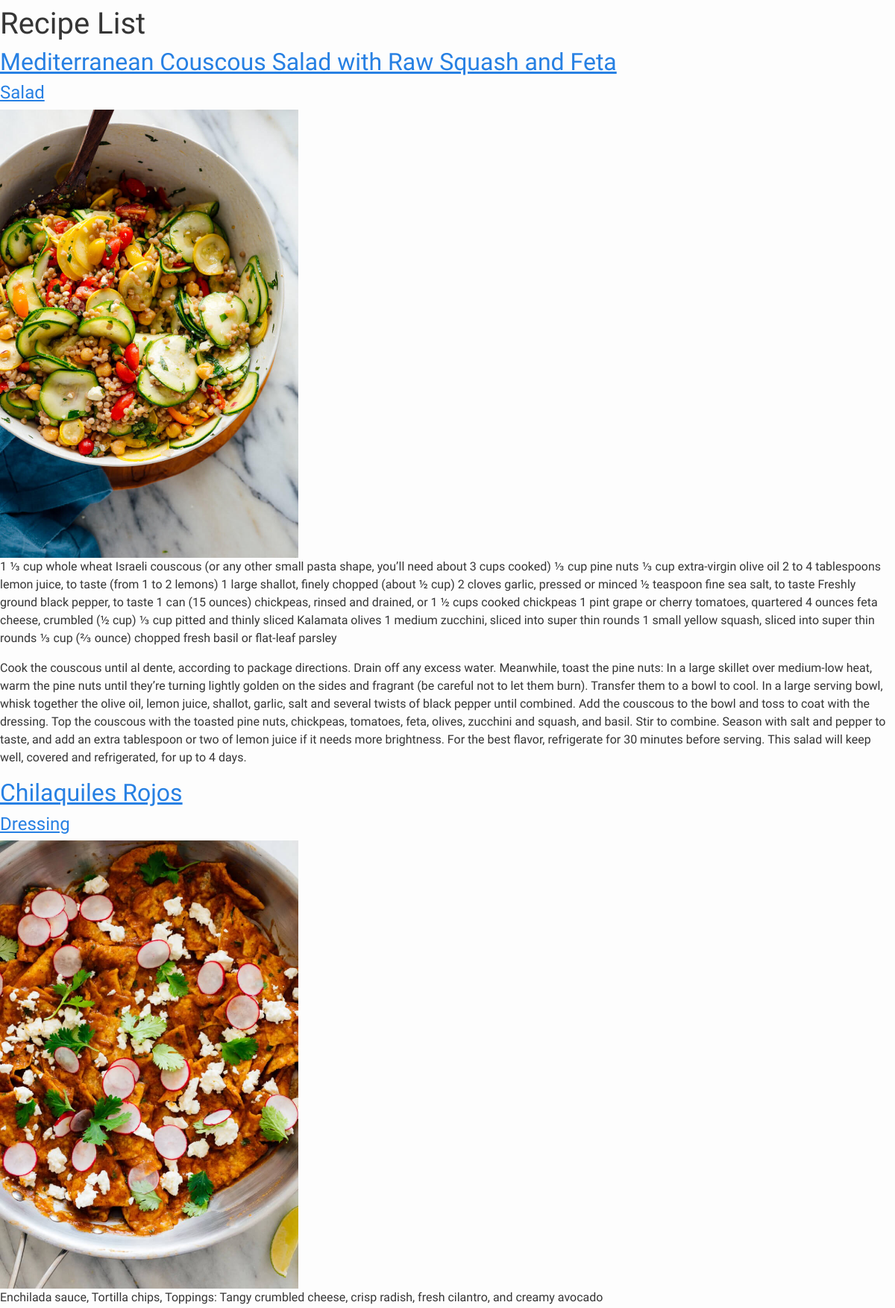
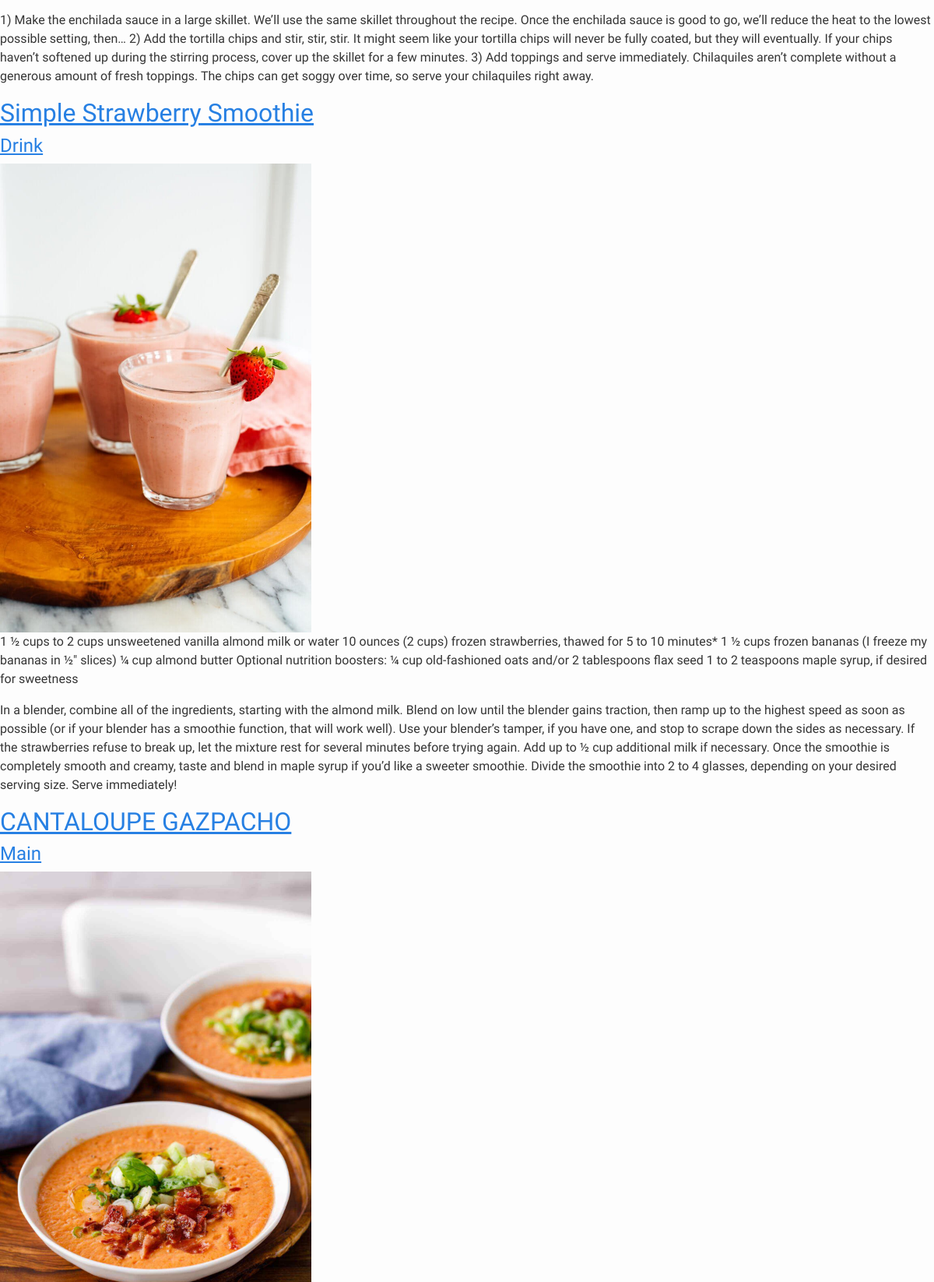
The app's page /recipes/ (upper part) with its own data (2 pictures, top to bottom).
### recipes/models.py (models this page shows, shortened)
class Recipe(models.Model):
  CATEGORY_CHOICES = [
    ('SD', 'Salad'),
    ('DG', 'Dressing'),
    ('MN', 'Main'),
    ('SP', 'Soup'),
    ('DT', 'Dessert'),
    ('DK', 'Drink'),
  ]
  category = models.CharField(max_length=2, choices=CATEGORY_CHOICES, default='DT')
  title = models.CharField('Title', max_length=200)
  ingredients = models.TextField(max_length=1600)
  directions = models.TextField(max_length=2400)
  img = models.ImageField(upload_to ='static/uploads', null=True, blank=True)
  created = models.DateTimeField(auto_now_add=True)
  def getCategory(self):
    return f'{dict(self.CATEGORY_CHOICES)[self.category]}'

### recipes/views.py (the view)
# urls.py: path('recipes/', RecipeList.as_view()),
class RecipeList(ListView):
  model = Recipe
  template = 'recipes.html'
  context_object_name = 'recipes_list'
  queryset = Recipe.objects.order_by('-created')

### recipes/templates/recipes/recipe_list.html
{%  extends 'recipes/base.html' %}
{% load static %}
{% block content %}
<h1>
  Recipe List
</h1>
{% for recipe in recipes_list%}
<h2>
  <a href="{{recipe.id}}">
    {{recipe.title}}
  </a>
</h2>
<h4>
  <a href="{{recipe.getCategory|lower}}">{{recipe.getCategory}}</a>
</h4>
<img src="/{{recipe.img}}" alt="{{recipe.img}}">
<p>
  {{recipe.ingredients}}
</p>
<p>
  {{recipe.directions}}
</p>
{% endfor %} }
{% endblock content %}

### recipes/templates/recipes/base.html (shortened to what this page needs)
{% load i18n %}
{% load static %}
<!DOCTYPE html>
<html lang="en">
<head>
  <link rel="stylesheet" href="https://cdnjs.cloudflare.com/ajax/libs/bootswatch/5.1.0/cosmo/bootstrap.min.css">
  <link rel="stylesheet" href="https://cdnjs.cloudflare.com/ajax/libs/font-awesome/5.15.4/css/all.min.css">
  <link href="{% static 'css/style.css' %}" rel="stylesheet" />
</head>
<body>
  <header class="site-header sticky-top py-1">
  </header>
  <main>
    {% block content %}
    {% endblock content %}
  </main>
</body>
</html>

### recipes/templates/static/css/style.css (style rules this page uses)
body { background: #fdfdfd; color: #353535; }
img { width: 25rem; }

### records on screen
Recipe: title "Mediterranean Couscous Salad with Raw Squash and Feta", getCategory "Salad", img (picture), ingredients "1 ⅓ cup whole wheat Israeli couscous (or any other small pasta shape, you’ll need about 3 cups cooked) ⅓ cup pine nuts ⅓ cup extra-virgin olive oil 2 to 4 tablespoons lemon juice, to taste (from 1 to 2 lemons) 1 large shallot, finely chopped (about ½ cup) 2 cloves garlic, pressed or minced ½ teaspoon fine sea salt, to taste Freshly ground black pepper, to taste 1 can (15 ounces) chickpeas, rinsed and drained, or 1 ½ cups cooked chickpeas 1 pint grape or cherry tomatoes, quartered 4 ounces feta cheese, crumbled (½ cup) ⅓ cup pitted and thinly sliced Kalamata olives 1 medium zucchini, sliced into super thin rounds 1 small yellow squash, sliced into super thin rounds ⅓ cup (⅔ ounce) chopped…", directions "Cook the couscous until al dente, according to package directions. Drain off any excess water. Meanwhile, toast the pine nuts: In a large skillet over medium-low heat, warm the pine nuts until they’re turning lightly golden on the sides and fragrant (be careful not to let them burn). Transfer them to a bowl to cool. In a large serving bowl, whisk together the olive oil, lemon juice, shallot, garlic, salt and several twists of black pepper until combined. Add the couscous to the bowl and toss to coat with the dressing. Top the couscous with the toasted pine nuts, chickpeas, tomatoes, feta, olives, zucchini and squash, and basil. Stir to combine. Season with salt and pepper to taste, and add…"
Recipe: title "Chilaquiles Rojos", getCategory "Dressing", img (picture), ingredients "Enchilada sauce, Tortilla chips, Toppings: Tangy crumbled cheese, crisp radish, fresh cilantro, and creamy avocado", directions "1) Make the enchilada sauce in a large skillet. We’ll use the same skillet throughout the recipe. Once the enchilada sauce is good to go, we’ll reduce the heat to the lowest possible setting, then… 2) Add the tortilla chips and stir, stir, stir. It might seem like your tortilla chips will never be fully coated, but they will eventually. If your chips haven’t softened up during the stirring process, cover up the skillet for a few minutes. 3) Add toppings and serve immediately. Chilaquiles aren’t complete without a generous amount of fresh toppings. The chips can get soggy over time, so serve your chilaquiles right away."
Recipe: title "Simple Strawberry Smoothie", getCategory "Drink", img (picture), ingredients "1 ½ cups to 2 cups unsweetened vanilla almond milk or water 10 ounces (2 cups) frozen strawberries, thawed for 5 to 10 minutes* 1 ½ cups frozen bananas (I freeze my bananas in ½″ slices) ¼ cup almond butter Optional nutrition boosters: ¼ cup old-fashioned oats and/or 2 tablespoons flax seed 1 to 2 teaspoons maple syrup, if desired for sweetness", directions "In a blender, combine all of the ingredients, starting with the almond milk. Blend on low until the blender gains traction, then ramp up to the highest speed as soon as possible (or if your blender has a smoothie function, that will work well). Use your blender’s tamper, if you have one, and stop to scrape down the sides as necessary. If the strawberries refuse to break up, let the mixture rest for several minutes before trying again. Add up to ½ cup additional milk if necessary. Once the smoothie is completely smooth and creamy, taste and blend in maple syrup if you’d like a sweeter smoothie. Divide the smoothie into 2 to 4 glasses, depending on your desired serving size. Serve immediately!"
Recipe: title "CANTALOUPE GAZPACHO", getCategory "Main", img (picture)
